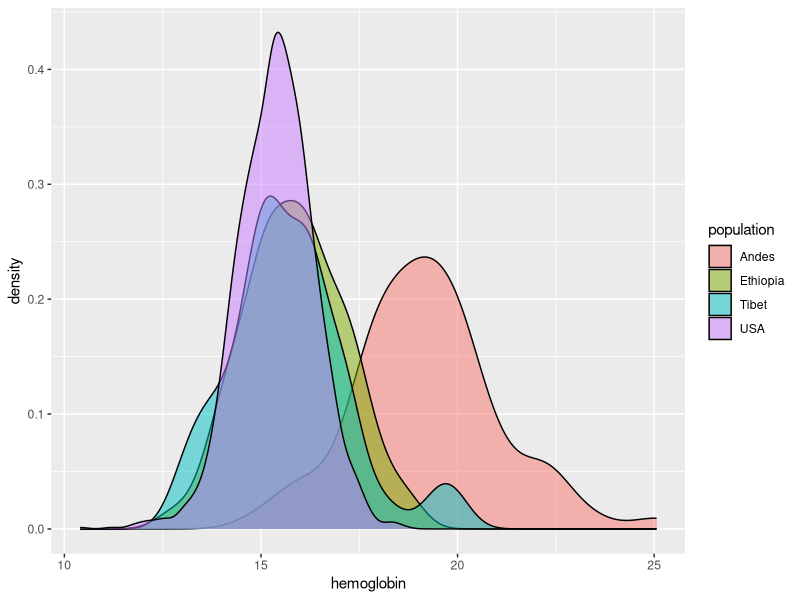
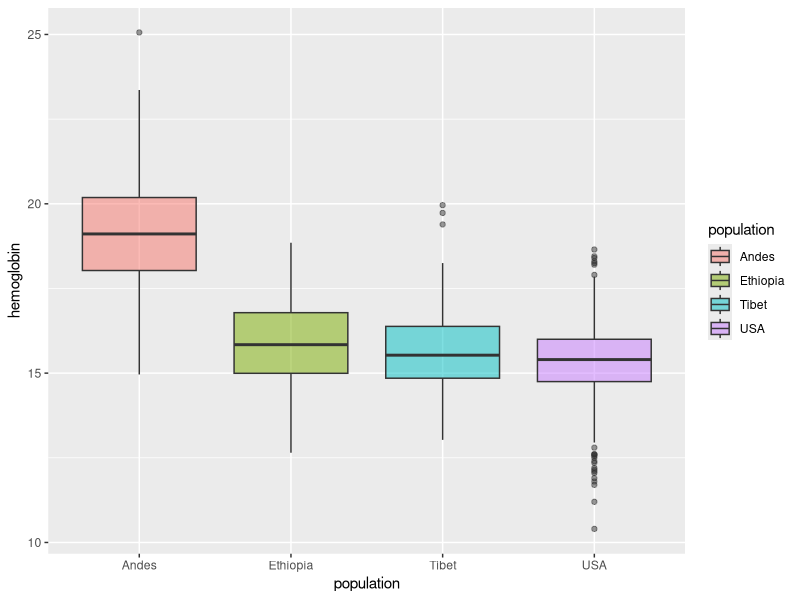
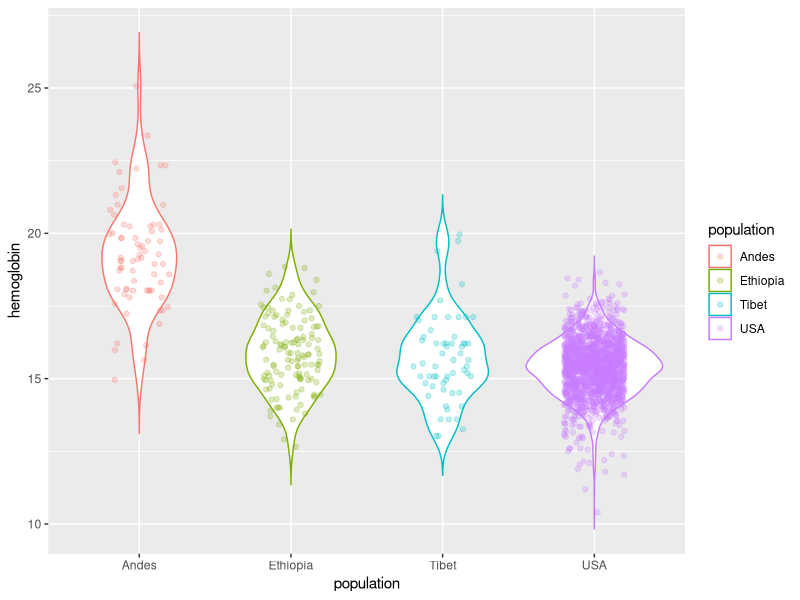
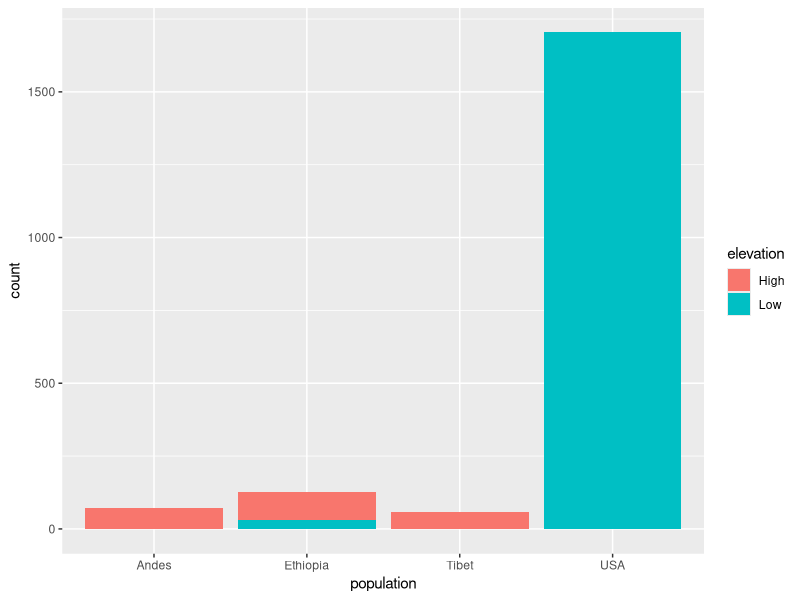
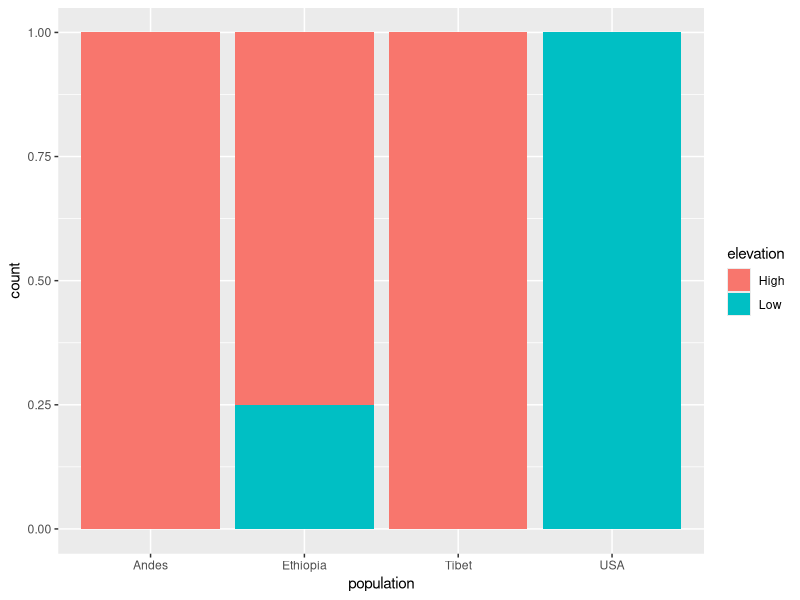
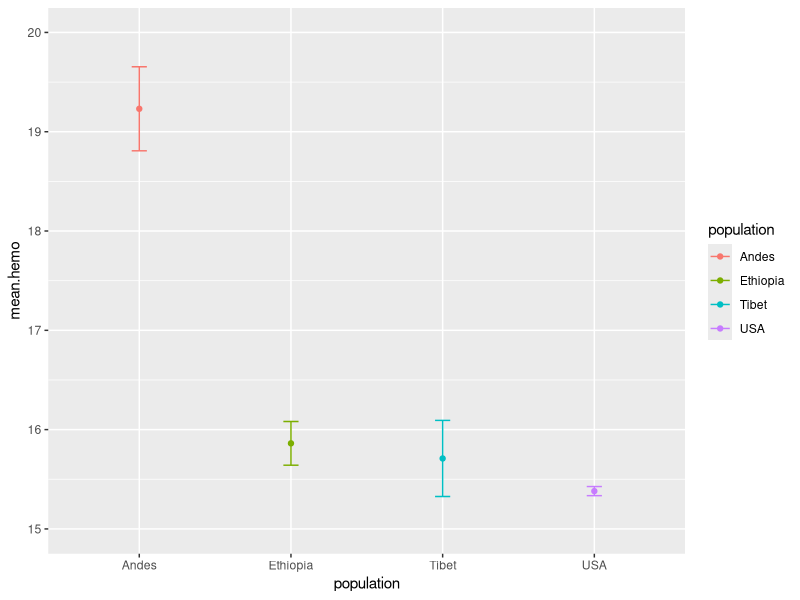

Generate these figures, in order, with R:
## ---- chunk 1
#load libraries 
library (tidyverse)
#load data 
Hemoglobin<-read.csv("HumanHemoglobinElevation.csv", header = T)
# Structure 
?str
str (Hemoglobin)
# Summary 
?summary
summary (Hemoglobin)
#population mean
?filter
USA<-filter (Hemoglobin, population=="USA"); summary (USA)
Andes<- filter (Hemoglobin, population=="Andes"); summary (Andes)
Ethiopia<- filter (Hemoglobin, population=="Ethiopia"); summary (Ethiopia)
Tibet<- filter (Hemoglobin, population=="Tibet"); summary (Tibet)
## ---- chunk 2
ggplot (Hemoglobin, aes (x=hemoglobin, fill=population)) + geom_density(alpha=0.5)

ggplot (Hemoglobin, aes (x=population, y=hemoglobin, fill=population)) + geom_boxplot(alpha=0.5)

ggplot(Hemoglobin, aes(x=population, y=hemoglobin, color=population)) + 
  geom_violin(trim = FALSE)+
  geom_jitter(position=position_jitter(0.2), alpha=0.25)
## ---- chunk 3
ggplot (Hemoglobin, aes(population, fill=elevation)) + geom_bar()
ggplot (Hemoglobin, aes(population, fill=elevation)) + geom_bar(position="fill")
## ---- chunk 4
?table
?prop.table
?chisq.test
  
table1<-table (Hemoglobin$population, Hemoglobin$elevation)
prop.table(table1)

chisq.test(table1)

table2<-table (Hemoglobin$hemoglobin, Hemoglobin$elevation)
prop.table(table2)

chisq.test(table2)
## ---- chunk 5
library (pwr)
?ES.h
?pwr.p.test
#Andes
h1<- ES.h(0.03618756, 0.00000000); h1
pwr.p.test(h=h1,n=71,sig.level=0.05,alternative="two.sided")
#Ethiopia
h2<- ES.h(0.04892966,0.01630989); h2
pwr.p.test(h=h2,n=128,sig.level=0.05,alternative="two.sided")
#Tibet 
h3 <- ES.h(0.03007136, 0.00000000); h3
pwr.p.test(h=h3,n=59,sig.level=0.05,alternative="two.sided")
#USA 
h4 <- ES.h(0.00000000, 0.86850153); h4
pwr.p.test(h=h4,n=1704,sig.level=0.05,alternative="two.sided")
## ---- chunk 6
?group_by
?summarise
?qnorm

summary1<-Hemoglobin %>% group_by(population) %>% 
  summarize (mean.hemo = mean (hemoglobin),
             n.hemo = n(),
             sd.hemo = sd(hemoglobin),
             se.hemo= sd(hemoglobin)/sqrt(n())) 

zstar<- qnorm(0.025, lower.tail = FALSE); zstar
CI95<- summary1 %>% mutate (upper.95= mean.hemo + se.hemo*zstar, 
                            lower.95= mean.hemo - se.hemo*zstar)

ggplot (CI95, aes(x=population, y=mean.hemo, color=population)) + geom_point() + 
  ylim(15,20) + geom_errorbar(aes(ymin=lower.95, ymax=upper.95), width=0.1)
